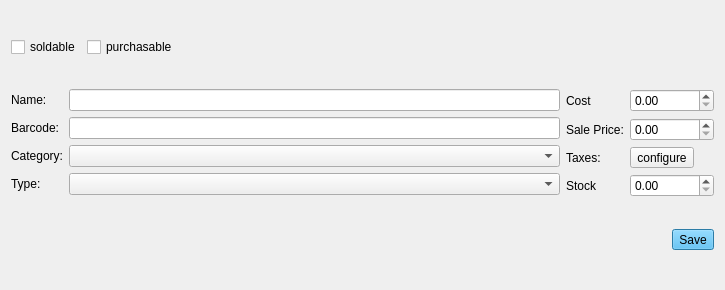
<?xml version="1.0" encoding="UTF-8"?>
<ui version="4.0">
 <class>ProductEditDialog</class>
 <widget class="QDialog" name="ProductEditDialog">
  <property name="geometry">
   <rect>
    <x>0</x>
    <y>0</y>
    <width>725</width>
    <height>290</height>
   </rect>
  </property>
  <property name="windowTitle">
   <string>Edit Product</string>
  </property>
  <layout class="QVBoxLayout" name="verticalLayout">
   <item>
    <layout class="QHBoxLayout" name="horizontalLayout_2">
     <item>
      <widget class="QCheckBox" name="checkBox">
       <property name="text">
        <string>soldable</string>
       </property>
      </widget>
     </item>
     <item>
      <widget class="QCheckBox" name="checkBox_2">
       <property name="text">
        <string>purchasable</string>
       </property>
      </widget>
     </item>
     <item>
      <spacer name="horizontalSpacer">
       <property name="orientation">
        <enum>Qt::Horizontal</enum>
       </property>
       <property name="sizeHint" stdset="0">
        <size>
         <width>40</width>
         <height>20</height>
        </size>
       </property>
      </spacer>
     </item>
    </layout>
   </item>
   <item>
    <layout class="QHBoxLayout" name="horizontalLayout_3">
     <item>
      <layout class="QGridLayout" name="gridLayout_2">
       <item row="1" column="0">
        <widget class="QLabel" name="label_4">
         <property name="text">
          <string>Barcode:</string>
         </property>
        </widget>
       </item>
       <item row="2" column="1">
        <widget class="QComboBox" name="categoryLE">
         <property name="sizePolicy">
          <sizepolicy hsizetype="Expanding" vsizetype="Fixed">
           <horstretch>0</horstretch>
           <verstretch>0</verstretch>
          </sizepolicy>
         </property>
        </widget>
       </item>
       <item row="2" column="0">
        <widget class="QLabel" name="label_5">
         <property name="text">
          <string>Category:</string>
         </property>
        </widget>
       </item>
       <item row="0" column="1">
        <widget class="QLineEdit" name="nameLE"/>
       </item>
       <item row="4" column="1">
        <widget class="QComboBox" name="typeCB">
         <property name="sizePolicy">
          <sizepolicy hsizetype="Expanding" vsizetype="Fixed">
           <horstretch>0</horstretch>
           <verstretch>0</verstretch>
          </sizepolicy>
         </property>
        </widget>
       </item>
       <item row="0" column="0">
        <widget class="QLabel" name="label">
         <property name="text">
          <string>Name:</string>
         </property>
        </widget>
       </item>
       <item row="1" column="1">
        <widget class="QLineEdit" name="barcodeLE"/>
       </item>
       <item row="4" column="0">
        <widget class="QLabel" name="label_7">
         <property name="text">
          <string>Type:</string>
         </property>
        </widget>
       </item>
      </layout>
     </item>
     <item>
      <layout class="QGridLayout" name="gridLayout">
       <item row="0" column="0">
        <widget class="QLabel" name="label_3">
         <property name="text">
          <string>Cost</string>
         </property>
        </widget>
       </item>
       <item row="4" column="0">
        <widget class="QLabel" name="label_8">
         <property name="text">
          <string>Stock</string>
         </property>
        </widget>
       </item>
       <item row="1" column="1">
        <widget class="QDoubleSpinBox" name="sellPriceSB">
         <property name="maximum">
          <double>179769313486231570814527423731704356798070567525844996598917476803157260780028538760589558632766878171540458953514382464234321326889464182768467546703537516986049910576551282076245490090389328944075868508455133942304583236903222948165808559332123348274797826204144723168738177180919299881250404026184124858368.000000000000000</double>
         </property>
        </widget>
       </item>
       <item row="2" column="0">
        <widget class="QLabel" name="label_6">
         <property name="text">
          <string>Taxes:</string>
         </property>
        </widget>
       </item>
       <item row="0" column="1">
        <widget class="QDoubleSpinBox" name="costSB">
         <property name="maximum">
          <double>179769313486231570814527423731704356798070567525844996598917476803157260780028538760589558632766878171540458953514382464234321326889464182768467546703537516986049910576551282076245490090389328944075868508455133942304583236903222948165808559332123348274797826204144723168738177180919299881250404026184124858368.000000000000000</double>
         </property>
        </widget>
       </item>
       <item row="1" column="0">
        <widget class="QLabel" name="label_2">
         <property name="text">
          <string>Sale Price:</string>
         </property>
        </widget>
       </item>
       <item row="4" column="1">
        <widget class="QDoubleSpinBox" name="qtySB">
         <property name="maximum">
          <double>179769313486231570814527423731704356798070567525844996598917476803157260780028538760589558632766878171540458953514382464234321326889464182768467546703537516986049910576551282076245490090389328944075868508455133942304583236903222948165808559332123348274797826204144723168738177180919299881250404026184124858368.000000000000000</double>
         </property>
        </widget>
       </item>
       <item row="2" column="1">
        <widget class="QToolButton" name="taxesEditButton">
         <property name="text">
          <string>configure</string>
         </property>
        </widget>
       </item>
      </layout>
     </item>
    </layout>
   </item>
   <item>
    <layout class="QHBoxLayout" name="horizontalLayout">
     <item>
      <spacer name="horizontalSpacer_2">
       <property name="orientation">
        <enum>Qt::Horizontal</enum>
       </property>
       <property name="sizeHint" stdset="0">
        <size>
         <width>37</width>
         <height>17</height>
        </size>
       </property>
      </spacer>
     </item>
     <item>
      <widget class="QToolButton" name="saveButton">
       <property name="styleSheet">
        <string notr="true">background-color: rgb(61, 174, 233)</string>
       </property>
       <property name="text">
        <string>Save</string>
       </property>
       <property name="checkable">
        <bool>false</bool>
       </property>
      </widget>
     </item>
    </layout>
   </item>
  </layout>
 </widget>
 <resources/>
 <connections/>
</ui>
